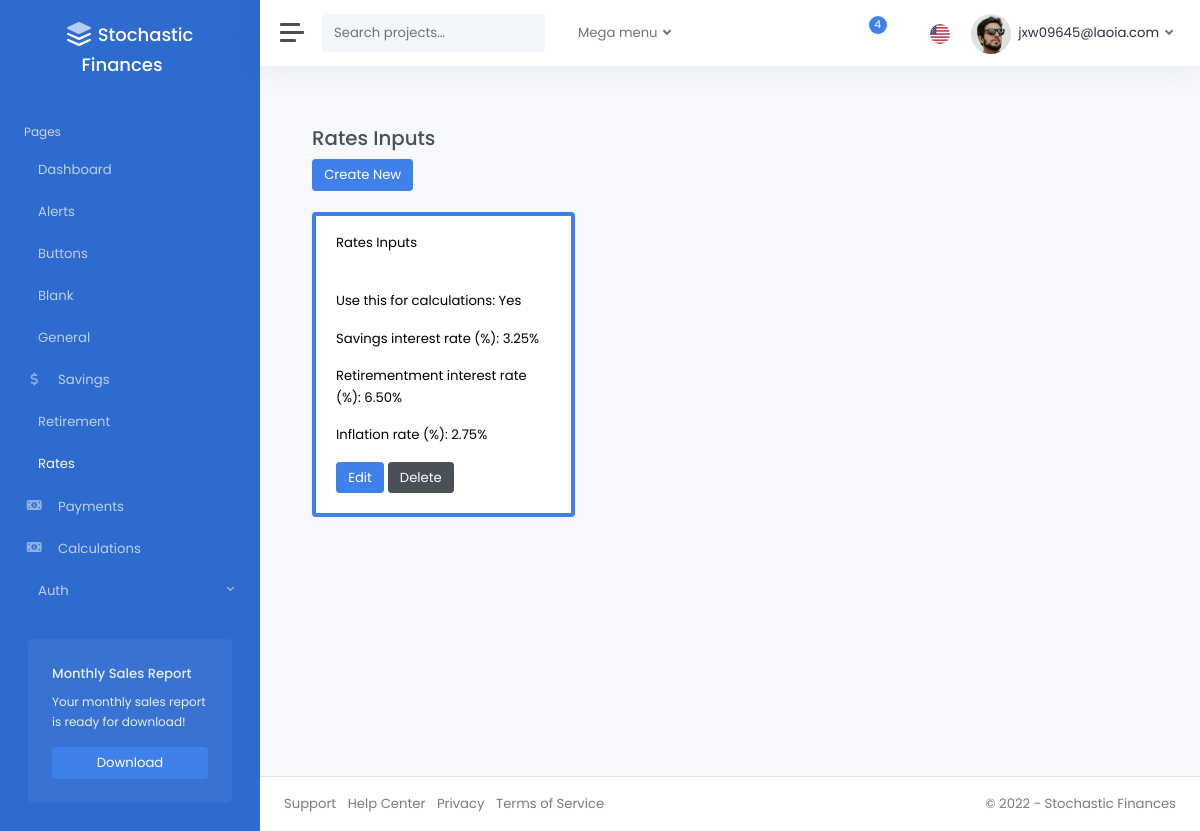
The app's page /rates/ (signed in), older data.
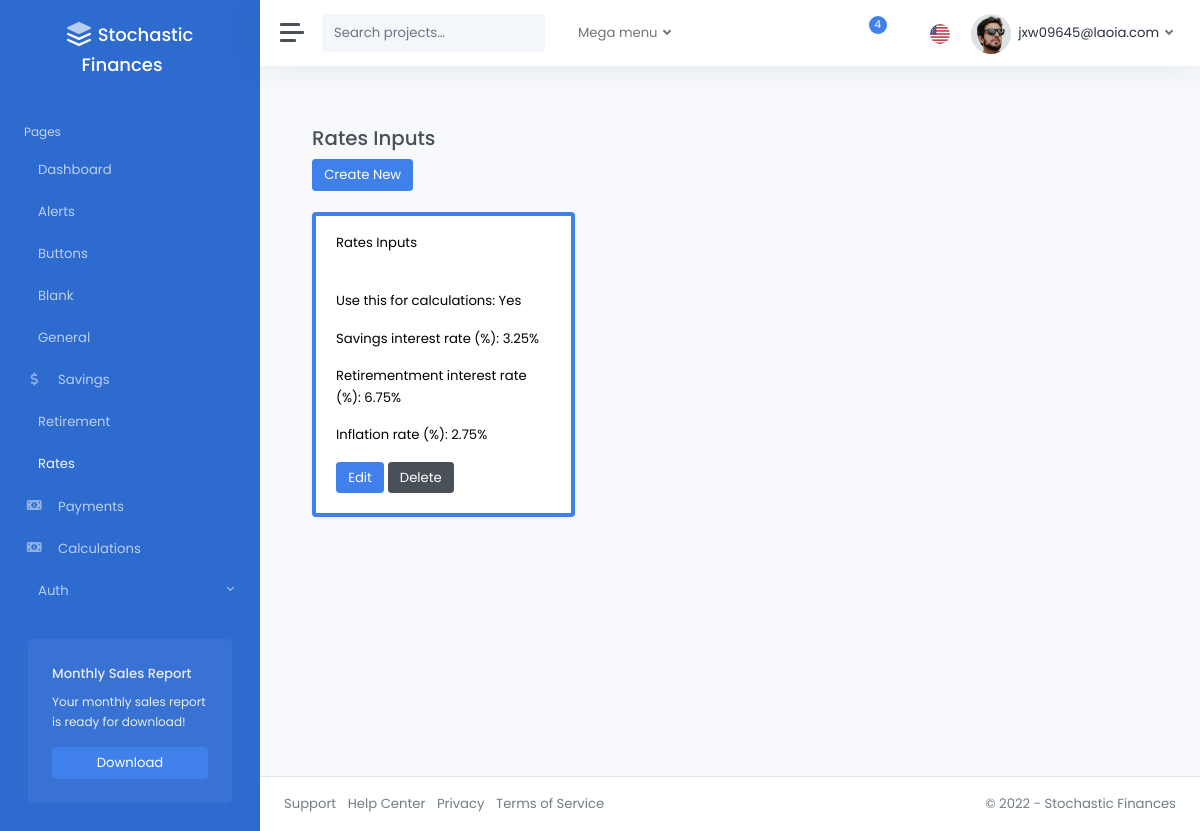
The same page, newer data.
### pages/models.py (models this page shows)
class RatesInputsModel(models.Model):
    is_active = models.BooleanField(default=False)
    base_rf_interest_per_yr = models.FloatField(
        validators=[validate_rates_per_yr, decimal_validator]
    )
    base_mkt_interest_per_yr = models.FloatField(
        validators=[validate_rates_per_yr, decimal_validator]
    )
    base_inflation_per_yr = models.FloatField(
        validators=[validate_rates_per_yr, decimal_validator]
    )
    created_by = models.ForeignKey(
        CustomUser,
        related_name="rates_inputs",
        on_delete=models.CASCADE,
        null=True,
        blank=True,
    )
    modified_at = models.DateTimeField(auto_now=True)
    class Meta:
        verbose_name_plural = "Rates_Inputs"

### pages/views.py (the view)
# urls.py: path("rates/", rates_inputs_dashboard, name="rates_inputs_dashboard"),
@login_required
def rates_inputs_dashboard(request):
    rates_inputs_models = RatesInputsModel.objects.filter(created_by=request.user)
    return render(
        request,
        "pages/rates_inputs.html",
        {"rates_inputs": rates_inputs_models},
    )

### templates/pages/rates_inputs.html (shortened to what this page needs)
{% extends 'layouts/_base.html' %}
{% load static %}
{% block content %}
<div class="container">
    <br />
    <h3>Rates Inputs</h3>
    <div>
        <a href="{% url 'rates_inputs_create'%}" class="btn btn-primary">Create New</a>
    </div>
<br />
<div class="row">
    {% for item in rates_inputs %}
        <div class="col-md-4">
            <div class="card shadow {% if item.is_active %}border-primary{% else %}border-dark{% endif %} mb-3 text-black" style="border-width: {% if item.is_active %}4px{% else %}3px{% endif %};">
                <div class="card-header">Rates Inputs</div>
                <div class="card-body">
                    <p class="card-text">Use this for calculations: {{ item.is_active|yesno|title }}</p>
                    <p class="card-text">Savings interest rate (%): {{ item.base_rf_interest_per_yr|floatformat:"2g" }}%</p>
                    <p class="card-text">Retirementment interest rate (%): {{ item.base_mkt_interest_per_yr|floatformat:"2g" }}%</p>
                    <p class="card-text">Inflation rate (%): {{ item.base_inflation_per_yr|floatformat:"2" }}%</p>
                    <a href="{% url 'rates_inputs_edit' item.id %}" class="btn btn-primary">Edit</a>
                    <a href="{% url 'rates_inputs_delete' item.id %}" class="btn btn-secondary">Delete</a>
                  </div>
                </div>
              </div>
            {% endfor %}
</div>
</div>
{% endblock %}

Row changes from the older to the newer data that the page shows:
changed RatesInputsModel "Yes": base_mkt_interest_per_yr "6.50" → "6.75"
